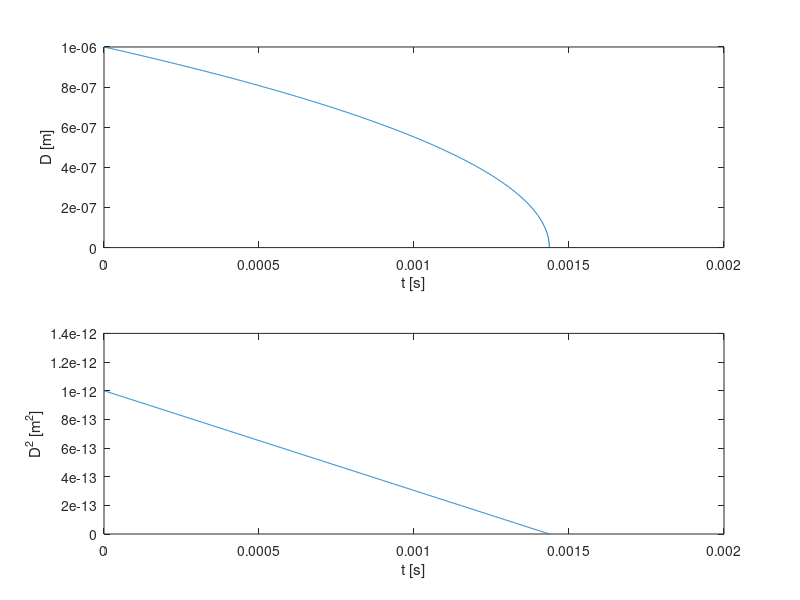
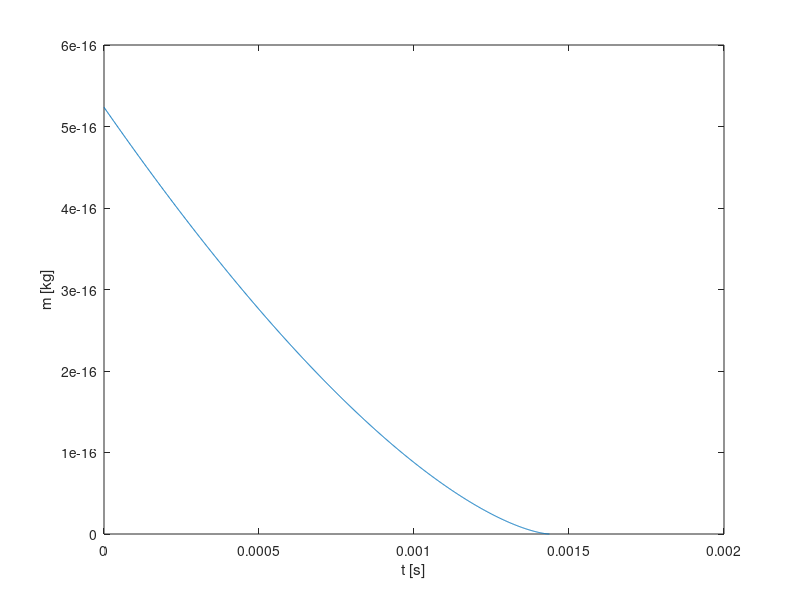

Write the MATLAB code that produced these figures, in order.
% Script computes droplet diameter and mass over time for specified conditions
%% Specified conditions
Sh = 2;
Pr = 0.76;
Sc = 0.65;
lambda_c = 0.0257;
rho_d = 1000;
cp_c = 1005;
%% Plug in Yv_s and Yv_inf from problem 2
%Your Code Here
Yv_s = 0.00847;
Yv_inf = 0.00556;

%% Set initial Diameter
D_0 = 10^(-6);

%% Calculate lambda for Dsquared law
%Your Code Here
lambda = 4*Sh*Pr*lambda_c*(Yv_s-Yv_inf)/(Sc*rho_d*cp_c);

%% Calculate time limits
t_min = 0;
% Calculate final time
%Your Code Here
t_evap = D_0^2/lambda;
t = t_min:(t_evap-t_min)/1000:t_evap;

%% Dsquared law and mass calculation
%Your Code Here
D = sqrt(D_0^2-lambda*t);
m = (rho_d*pi*(D_0^2-lambda*t).^(3/2))/6;

%% Plots
figure(1);
subplot(2,1,1);
plot(t,D);
xlabel('t [s]');
ylabel('D [m]');

subplot(2,1,2);
plot(t,D.*D);
xlabel('t [s]');
ylabel('D^2 [m^2]');

figure(2);
plot(t,m);
xlabel('t [s]');
ylabel('m [kg]');


